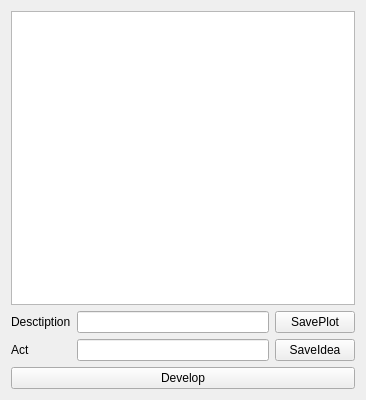
<?xml version="1.0" encoding="UTF-8"?>
<ui version="4.0">
 <class>GUIClass</class>
 <widget class="QWidget" name="GUIClass">
  <property name="geometry">
   <rect>
    <x>0</x>
    <y>0</y>
    <width>366</width>
    <height>400</height>
   </rect>
  </property>
  <property name="windowTitle">
   <string>GUI</string>
  </property>
  <layout class="QVBoxLayout" name="verticalLayout_2">
   <item>
    <widget class="QTableView" name="ideeasView"/>
   </item>
   <item>
    <layout class="QHBoxLayout" name="horizontalLayout">
     <item>
      <layout class="QFormLayout" name="formLayout">
       <item row="0" column="0">
        <widget class="QLabel" name="label">
         <property name="text">
          <string>Desctiption</string>
         </property>
        </widget>
       </item>
       <item row="0" column="1">
        <widget class="QLineEdit" name="descriptionEdit"/>
       </item>
       <item row="1" column="0">
        <widget class="QLabel" name="label_2">
         <property name="text">
          <string>Act</string>
         </property>
        </widget>
       </item>
       <item row="1" column="1">
        <widget class="QLineEdit" name="actEdit"/>
       </item>
      </layout>
     </item>
     <item>
      <layout class="QVBoxLayout" name="verticalLayout">
       <item>
        <widget class="QPushButton" name="savePlotButton">
         <property name="text">
          <string>SavePlot</string>
         </property>
        </widget>
       </item>
       <item>
        <widget class="QPushButton" name="saveIdeaButton">
         <property name="text">
          <string>SaveIdea</string>
         </property>
        </widget>
       </item>
      </layout>
     </item>
    </layout>
   </item>
   <item>
    <widget class="QPushButton" name="developButton">
     <property name="text">
      <string>Develop</string>
     </property>
    </widget>
   </item>
  </layout>
 </widget>
 <layoutdefault spacing="6" margin="11"/>
 <resources>
  <include location="GUI.qrc"/>
 </resources>
 <connections/>
</ui>
